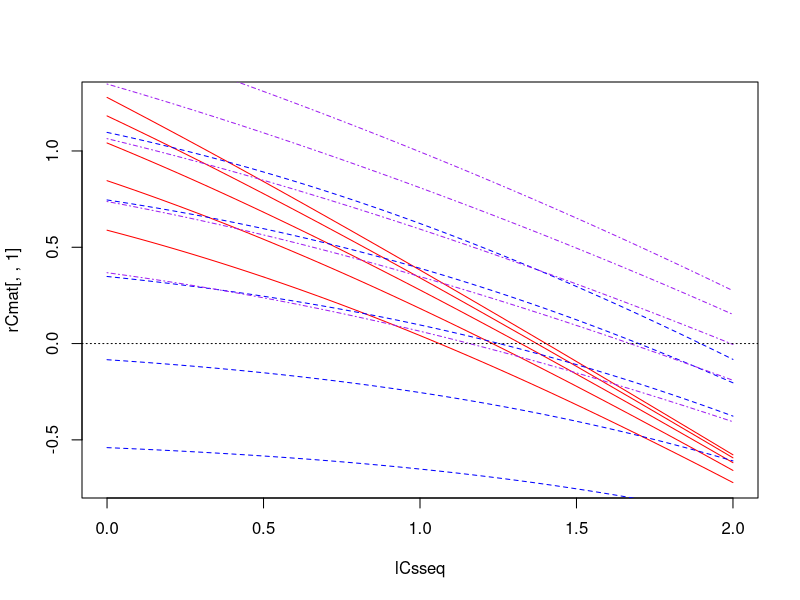
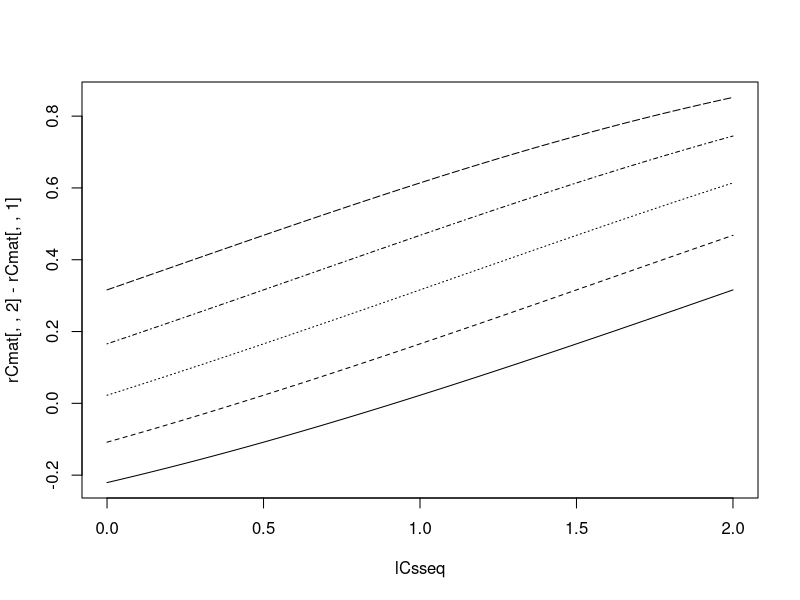
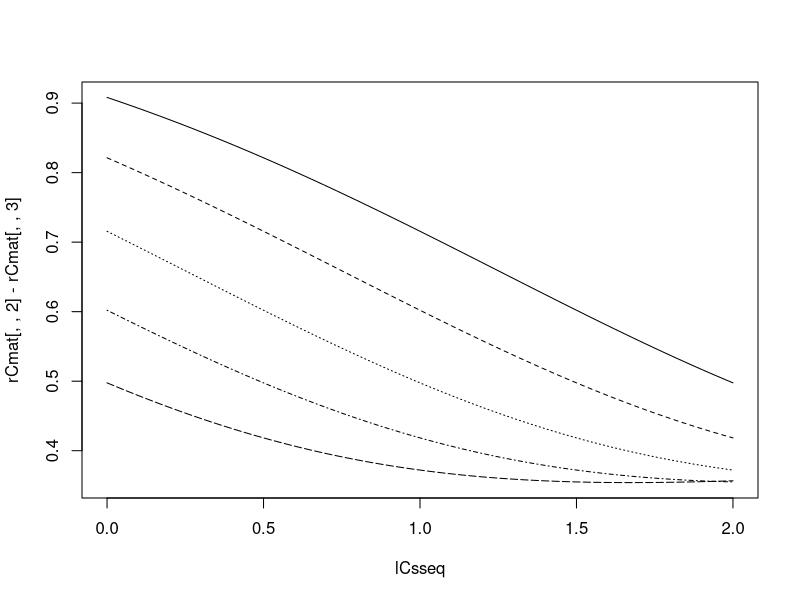
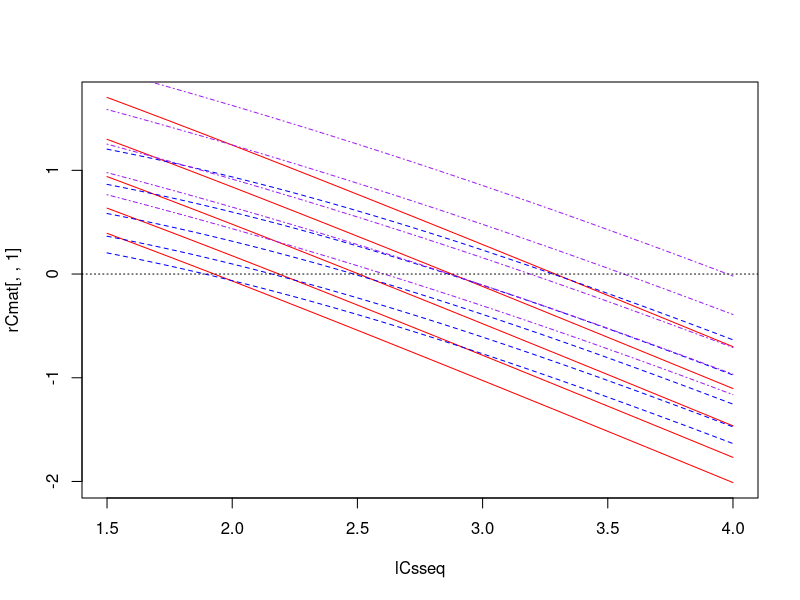
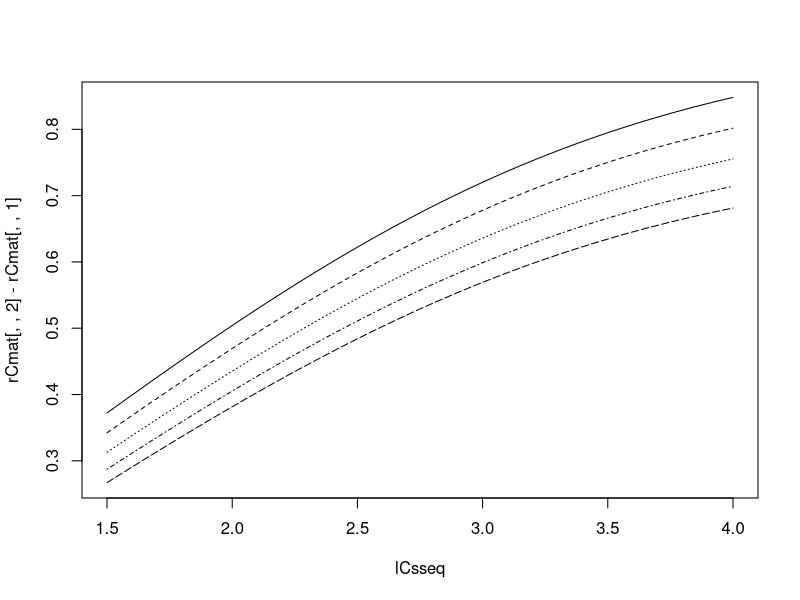
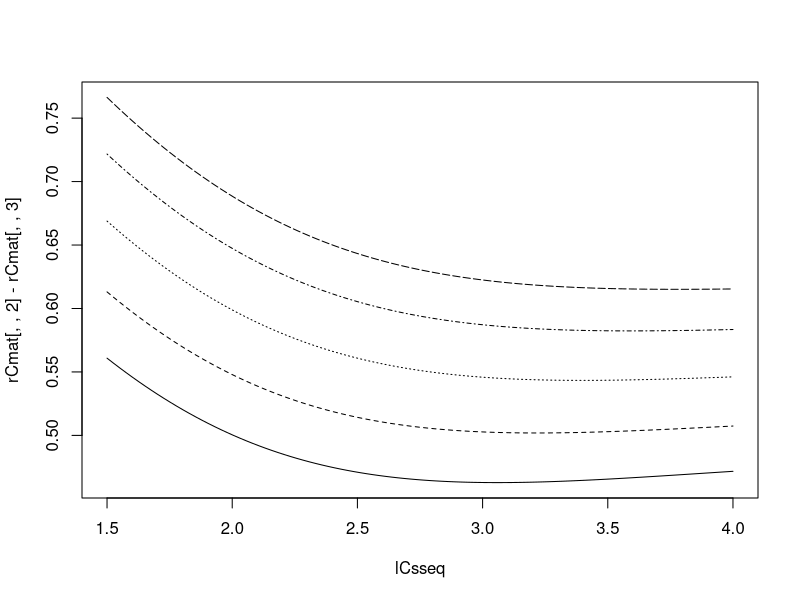

These figures' R source, in order: (Note: this script raises an error after producing the figures.)
### Investigate consumer-resource dynamics with multiple prey species using method ###
### from Geritz & Kisdi 2004 J Theor Biol                                          ###

# TODO: sort out uniroot function so that doesn't crash when no root

require(deSolve)

# Without consumer mortality ----------------------------------------------

f <- function(R,C,p=0.5,a=1,h=0){
  p*a*R*C / (1 + p*a*h*R)
}

g <- function(R,u,v){
  u - v*R
}

# g1 <- function(R,u1,K1){
#   u1*(1 - R/K1)
# }
#  # v = u/K

# g2 <- function(R,r=1,K=10){
#   R*r*(1 - R/K)
# }

dR <- function(R,C,p,a,u,v){
  g(R,u,v) - f(R,C,p,a)
}

kisdi_int <- function(t,R1,R2,C,p,a,alpha=0.85,delta=0.1){
  Ei <- alpha * ( f(R1,C,p,a) +  f(R2,C,(1-p),a) )  # inflow rate of eggs
  Eo <- -delta                # outflow rate of eggs
  if(is.finite(t)){
    return( 1/Eo * ( exp(Eo*(t+log(Ei)/Eo)) - Ei ) )
  }
  if(!is.finite(t)){
    return( -Ei/Eo )
  }
  # integral of eggs over time interval t
  # in this simple case, can be calculated explicitly at any given t
  # (i.e. no need for numerical integration)
  # (calculated with help from Shaopeng)
  # *only works for h=0*
}

# t <- 10
# R <- 
# 
# kisdi_ode <- function(t,R,C,alpha=0.85,delta=0.1){
#   kidsi_cont <- function(t,y,parms=NULL){
#     R <- y[1]
#     C <- y[2]
#     Ei <- alpha * f(R,C)    # inflow rate of eggs
#     Eo <- -delta            # outflow rate of eggs
#     dC <- Ei + Eo
#     list(dC)
#   }
#   ode(y=c(E0=0),times=t,func=kidsi_cont,parms=NULL)
# }

### Breakdown

# curve(kisdi_int(t=x,R=1,C=1),xlim=c(0,100))
# curve(kisdi_int(t=10,R=x,C=1),xlim=c(0,10))
  # absolute growth rate is 
  # - saturating function of t
  # - linear function of resource availability (but this is set by C)

### Population growth rates

rC <- function(Cs,nt,p=0.5,a=1,u1=1,u2=0.5,v1=5,v2=0.5){
  
  try1 <- try(
    root1 <- uniroot(dR,C=Cs,p=p,a=a,u=u1,v=v1,lower=10^-10,upper=10^10) 
    )
  if(class(try1)=="try-error") K1s <- NA
  else K1s <- root1$root
  
  try2 <- try(
    root2 <- uniroot(dR,C=Cs,p=(1-p),a=a,u=u2,v=v2,lower=10^-10,upper=10^10)
    )
  if(class(try2)=="try-error") K2s <- NA
  else K2s <- root2$root

    # resource Ks adjust instantly to current C density
  Es <- kisdi_int(t=nt,R1=K1s,R2=K2s,C=Cs,p=p,a=a)
    # C eggs accumulate over interval
  rC <- log(Es/Cs)
    # Change in C = new eggs - death of all adults
  return(rC)
}

np <- 3
na <- 5
nCs <- 100

pseq <- seq(0,1,length.out=np)
aseq <- exp(seq(-1,1,length.out=na))

### Fluctuating attack rates

lCsseq <- seq(0,2,length.out=nCs)
Csseq <- exp(lCsseq)

rCmat <- array(dim=c(nCs,na,np))
for(i in 1:nCs){
  for(j in 1:na){
    for(k in 1:np){
      rCmat[i,j,k] <- rC(Cs=Csseq[i],nt=Inf,p=pseq[k],a=aseq[j]) # nt=0.1
    }
  }
}
  
require(fields)
matplot(lCsseq,rCmat[,,1],type="l",col="red",lty=1)
matplot(lCsseq,rCmat[,,3],type="l",col="blue",lty=2,add=T)
matplot(lCsseq,rCmat[,,2],type="l",col="purple",lty=4,add=T)
abline(h=0,lty=3)

matplot(lCsseq, rCmat[,,2] - rCmat[,,1], col="black", type="l")
  # difference increasing -> generalist more stable
matplot(lCsseq, rCmat[,,2] - rCmat[,,3], col="black", type="l")
  # difference decreasing -> generalist less stable

### Resource fluctuations - DI

lCsseq <- seq(1.5,4,length.out=nCs)
Csseq <- exp(lCsseq)

rCmat <- array(dim=c(nCs,na,np))
for(i in 1:nCs){
  for(j in 1:na){
    for(k in 1:np){
      rCmat[i,j,k] <- rC(Cs=Csseq[i],pseq[k],nt=Inf,u1=1+aseq[j],u2=0.5+aseq[j])
    }
  }
}

require(fields)
matplot(lCsseq,rCmat[,,1],type="l",col="red",lty=1)
matplot(lCsseq,rCmat[,,3],type="l",col="blue",lty=2,add=T)
matplot(lCsseq,rCmat[,,2] ,type="l",col="purple",lty=4,add=T)
abline(h=0,lty=3)

rCmat[,5,1] - rCmat[,1,1] # density-independent 

matplot(lCsseq, rCmat[,,2] - rCmat[,,1], col="black", type="l")
  # difference increasing -> generalist more stable
matplot(lCsseq, rCmat[,,2] - rCmat[,,3], col="black", type="l")
  # difference decreasing -> generalist less stable

### Temporal dynamics

C0 <- 0.1
ns <- 20
sseq <- 1:ns
nt <- 0.1

Cs <- Es <- K1s <- K2s <- vector()
for(s in 1:ns){
  Cs[s] <- ifelse(s==1,C0,Es[s-1])
  
  try1 <- try(  root1 <- uniroot(dR1,C=Cs[s],lower=10^-10,upper=10^10)$root )
  if(class(try1)=="try-error") K1s[s] <- NA
  else K1s[s] <- root1 
  
  try2 <- try(  root2 <- uniroot(dR2,C=Cs[s],lower=10^-10,upper=10^10)$root )
  if(class(try2)=="try-error") K2s[s] <- NA
  else K2s[s] <- root2
  
  Es[s] <- kisdi_int(t=nt,R=K1s[s]+K2s[s],C=Cs[s])
}
  # still doesn't work

matplot(sseq,log(cbind(K1s,K2s,Cs)),type="l",lty=1)

# With consumer mortality -------------------------------------------------

kisdi <- function(y,R1,R2,a,mu,delta){ 
  
  R1 <- y[1]
  R2 <- y[2]
  E  <- y[3]
  C  <- y[4]
  
  dR1 <- R1*g1(R1) - a*R1*C
  dR2 <- R2*g2(R2) - a*R2*C
  dE  <- alpha*a*C*(R1+R2) - delta*E
  dC  <- -mu*C
  
  list(c(dR1,dR2,dE,dC))
  
}

# ode1 <- ode(y=c(R0=R0,C0=C0),times=tseq,func=romac_dis,parms=NULL)
